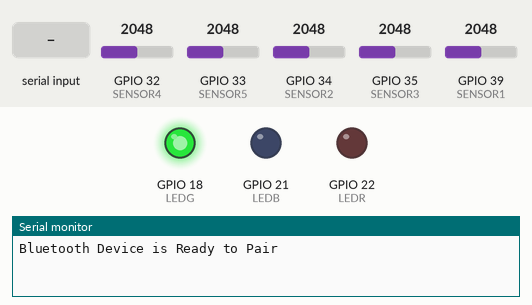
This sketch was run on a simulated ESP32. Parts: output pins drawn as LEDs (lit = HIGH), the last lines printed to the serial monitor. Inputs (shaded band) come from the test bench; at power-on: GPIO 32 (SENSOR4) = 2048, GPIO 33 (SENSOR5) = 2048, GPIO 34 (SENSOR2) = 2048, GPIO 35 (SENSOR3) = 2048, GPIO 39 (SENSOR1) = 2048. Nothing arrives over Bluetooth unless stated.

Above: at 1.2 s.
1.3 s: "1" received over the second serial link
At 2.4 s:
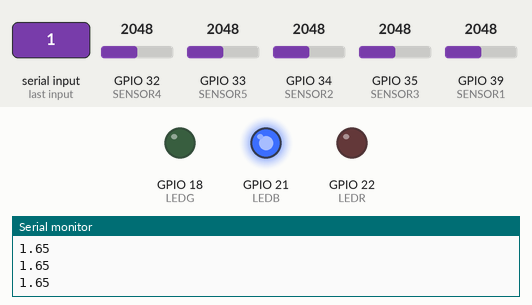
2.8 s: "0" received over the second serial link
At 4.1 s:
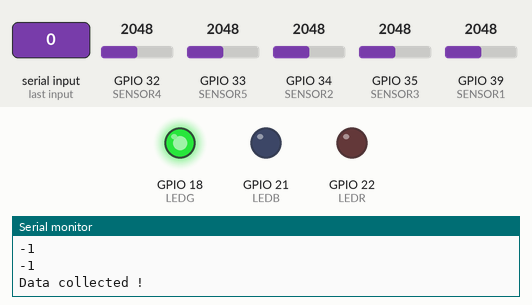
Timing chart, 0 to 5.8 s (numbered marks = the images above; inputs shaded):
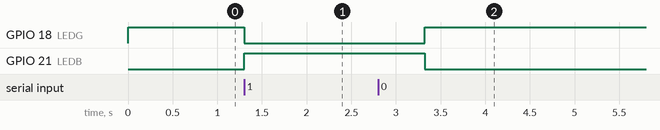

The sketch:

Feetback.ino
```cpp
#include "BluetoothSerial.h" //Header File for Serial Bluetooth, will be added by default into Arduino
BluetoothSerial ESP_BT; //Object for Bluetooth

//initialisation pin capteurs
#define SENSOR1 39
#define SENSOR2 34
#define SENSOR3 35
#define SENSOR4 32
#define SENSOR5 33
#define LEDG 18
#define LEDB 21
#define LEDR 22

// message pour transmission bluetooth
int message[3];

//initialisaion valeur sensor
float sensorVolt1 = 0.0;
float sensorVolt2 = 0.0;
float sensorVolt3 = 0.0;
float sensorVolt4 = 0.0;
float sensorVolt5 = 0.0;
float sensorValue1 = 0.0;
float sensorValue2 = 0.0;
float sensorValue3 = 0.0;
float sensorValue4 = 0.0;
float sensorValue5 = 0.0;

void setup()
{
  // Init Array message bluetooth
  message[0] = 0;
  message[1] = 0;
  message[2] = 0;

  // Init LEDS et SENSORS
  pinMode(SENSOR1,INPUT);
  pinMode(SENSOR2,INPUT);
  pinMode(SENSOR3,INPUT);
  pinMode(SENSOR4,INPUT);
  pinMode(SENSOR5,INPUT);
  pinMode(LEDR,OUTPUT);
  pinMode(LEDB,OUTPUT);
  pinMode(LEDG,OUTPUT);

  // Bluetooth
  Serial.begin(9600); //Start Serial monitor in 9600
  ESP_BT.begin("ESP32_Feetback"); //Name of your Bluetooth Signal
  Serial.println("Bluetooth Device is Ready to Pair");
}

void loop()
{
  // Allumer la LED verte
  digitalWrite(LEDG,HIGH);

  //Check if we receive anything from Bluetooth
  if(ESP_BT.available())
  {
    // Reading serial bluetooth
    Serial.println("Message entrant:");
    for(int i=0; i<3; i++)
    {
      int incoming = ESP_BT.read(); //Read what we recevive
      Serial.println(incoming); // afficher sur le serial
      message[i] = incoming; // stock les valeurs reçues dans message
    }

    // Message "Start" (1) received : start to collect data
    if (message[0] == 49) // 49 -> 1 en ASCII
        {
          // while message "Stop" (0) not received : continue data collecting
          while(message[0]!= 48) // 48 -> 0 en ASCII
          {
            // Allumer LED bleue et éteindre LED Verte
            digitalWrite(LEDG,LOW);
            digitalWrite(LEDB,HIGH);

            // Collecting data
            Serial.println("Collecting data...");
            // Lire les valeurs analogiques retournées par les sensors
            sensorValue1 = analogRead(SENSOR1);
            sensorValue2 = analogRead(SENSOR2);
            sensorValue3 = analogRead(SENSOR3);
            sensorValue4 = analogRead(SENSOR4);
            sensorValue5 = analogRead(SENSOR5);
            // Calculer les tensions correspondantes
            sensorVolt1 = sensorValue1 *(3.3/4093.0);
            sensorVolt2 = sensorValue2 *(3.3/4093.0);
            sensorVolt3 = sensorValue3 *(3.3/4093.0);
            sensorVolt4 = sensorValue4 *(3.3/4093.0);
            sensorVolt5 = sensorValue5 *(3.3/4093.0);

            // Print on serial bluetooth
            ESP_BT.print("Sensor 1 :");
            ESP_BT.println(sensorVolt1);
            ESP_BT.print("Sensor 2 :");
            ESP_BT.println(sensorVolt2);
            ESP_BT.print("Sensor 3 :");
            ESP_BT.println(sensorVolt3);
            ESP_BT.print("Sensor 4 :");
            ESP_BT.println(sensorVolt4);
            ESP_BT.print("Sensor 5 :");
            ESP_BT.println(sensorVolt5);
            ESP_BT.println(" ");
            // Print on serial arduino
            Serial.println(sensorVolt1);
            Serial.println(sensorVolt2);
            Serial.println(sensorVolt3);
            Serial.println(sensorVolt4);
            Serial.println(sensorVolt5);

            // Fréquence d'envoie des données
            delay(1000);

            //Check if we receive anything from Bluetooth pour le stop
            if (ESP_BT.available())
            {
               // Reading serial bluetooth
               for(int i=0; i<3; i++)
               {
                 int incoming = ESP_BT.read(); //Read what we recevive
                 Serial.println(incoming);
                 message[i] = incoming; // Stocker dans message
               }
            }
         }

          // Collecting data over
          ESP_BT.println("Data collected !");
          Serial.println("Data collected !");
       }

       // Eteindre la led bleue et allumer la led
       digitalWrite(LEDG,HIGH);
       digitalWrite(LEDB,LOW);
    }
 }
```

Measured:
- after the input at 1.3 s, GPIO 18 (LEDG): HIGH → LOW at once; GPIO 21 (LEDB): LOW → HIGH at once
- after the input at 2.8 s, GPIO 18 (LEDG): LOW → HIGH after 0.52 s; GPIO 21 (LEDB): HIGH → LOW after 0.52 s
